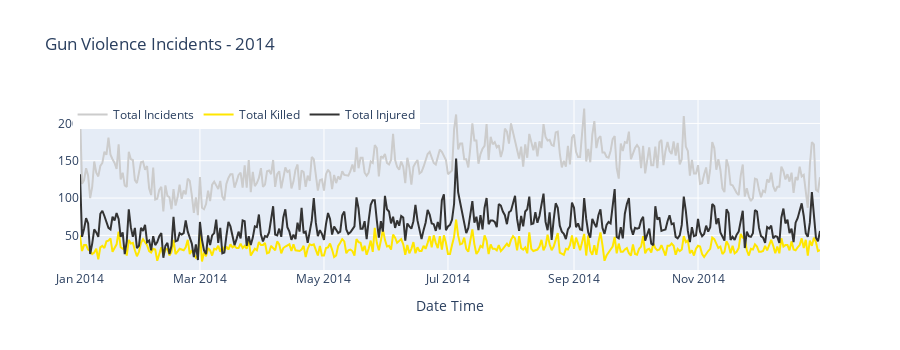

Write notebook code for a chart like this one.
### Code cell
temp = df[df['year'] == 2014].groupby('date').agg({'state' : 'count', 'n_killed' : 'sum', 'n_injured' : 'sum'}).reset_index().rename(columns={'state' : 'incidents'})

trace1 = go.Scatter(x = temp.date, y = temp.incidents, name='Total Incidents', mode = "lines", marker = dict(color = '#cccccc'))
trace2 = go.Scatter(x = temp.date, y = temp.n_killed, name="Total Killed", mode = "lines", marker = dict(color = '#ffe600'))
trace3 = go.Scatter(x = temp.date, y = temp.n_injured, name="Total Injured", mode = "lines", marker = dict(color = '#333333'))

data = [trace1, trace2, trace3]
layout = dict(height=350, title = 'Gun Violence Incidents - 2014', legend=dict(orientation="h", x=-.01, y=1), xaxis= dict(title='Date Time', ticklen= 1))
fig = dict(data = data, layout = layout)
iplot(fig)

### Figure 1 — Plotly figure (JSON) as saved in the notebook; plotly's stock layout.template omitted (floating-point values rounded to 4 significant figures; data arrays with more than 128 entries replaced by an {"elided": "..."} marker saying what was removed)
{"data": [{"marker": {"color": "#cccccc"}, "mode": "lines", "name": "Total Incidents", "type": "scatter", "x": {"elided": "365 str values"}, "y": {"elided": "365 int values"}}, {"marker": {"color": "#ffe600"}, "mode": "lines", "name": "Total Killed", "type": "scatter", "x": {"elided": "365 str values"}, "y": {"elided": "365 int values"}}, {"marker": {"color": "#333333"}, "mode": "lines", "name": "Total Injured", "type": "scatter", "x": {"elided": "365 str values"}, "y": {"elided": "365 int values"}}], "layout": {"height": 350, "legend": {"orientation": "h", "x": -0.01, "y": 1}, "title": {"text": "Gun Violence Incidents - 2014"}, "xaxis": {"ticklen": 1, "title": {"text": "Date Time"}}}}
